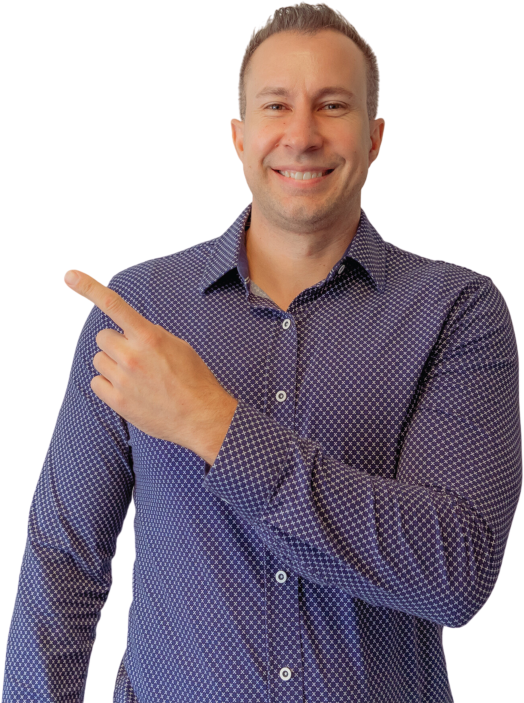
#> input picture skills/farming-postcard/templates/jumbo-11x6/photo_point.png, 1048 x 1406 px (shown at 1/2 size); its folder holds only this picture in this run
$ python -i textfx.py   (imports and definitions only)
#> lines starting #> are read from the running program, lines starting #| are printed output that depends on the picture
#> further down, picture is the input picture: PIL image 1048x1406 RGBA; mean R, G, B, A 66.3, 55, 65.6, 159.1
import sys, os, math, subprocess
sys.path.insert(0, '/sessions/dazzling-upbeat-gauss/mnt/.claude/skills/carousel-builder/scripts')
import carousel_lib as lib
from PIL import Image, ImageDraw, ImageFilter
FPS = 25
W, H = 1080, 1920

def add_shadow(img, blur=10, alpha=200, grow=2):
    """Soft blurred black silhouette under the element (carousel place_logo technique)."""
#> called with blur = 10, alpha = 200, grow = 2
    a = img.getchannel('A')
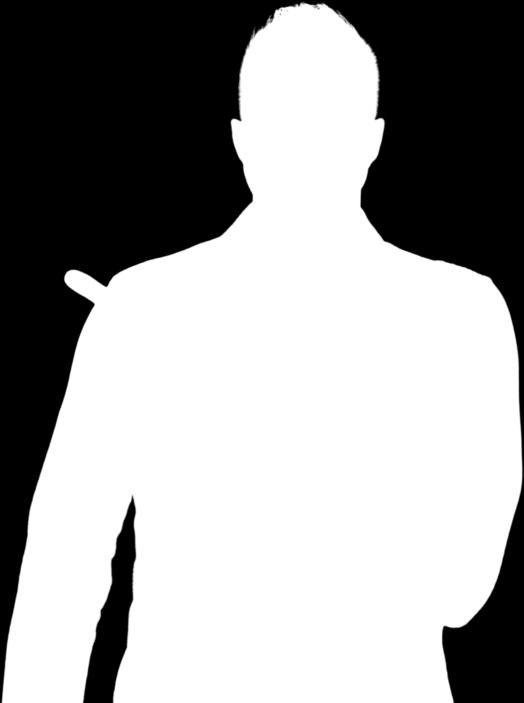
#> a: PIL image 1048x1406 L (shown at 1/2 size); min 0, max 255, mean 159.1
    sil = Image.new('RGBA', img.size, (0,0,0,0))
#> sil: PIL image 1048x1406 RGBA; every value is 0
    black = Image.new('RGBA', img.size, (0,0,0,alpha))
    sil.paste(black, (0,0), a)
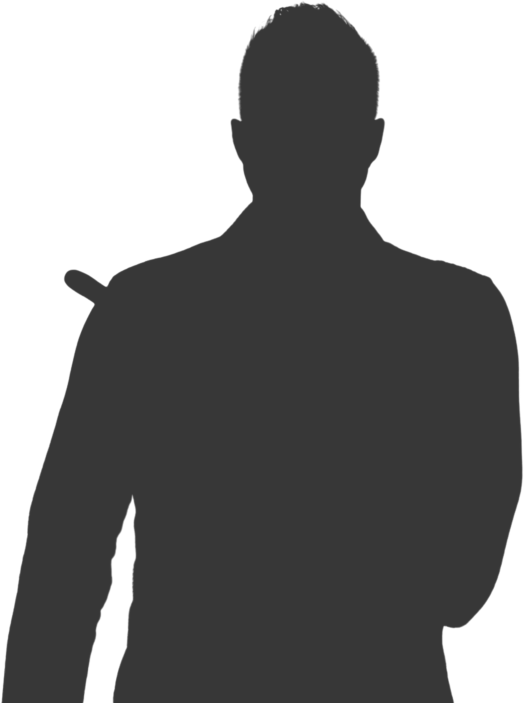
#> sil: PIL image 1048x1406 RGBA (shown at 1/2 size); mean R, G, B, A 0, 0, 0, 124.8; transparent parts drawn white
    for _ in range(grow):
        sil = sil.filter(ImageFilter.MaxFilter(5))
#> this loop made 2 passes
#> pass 2, in add_shadow, `sil = sil.filter(ImageFilter.MaxFilter(5))`:
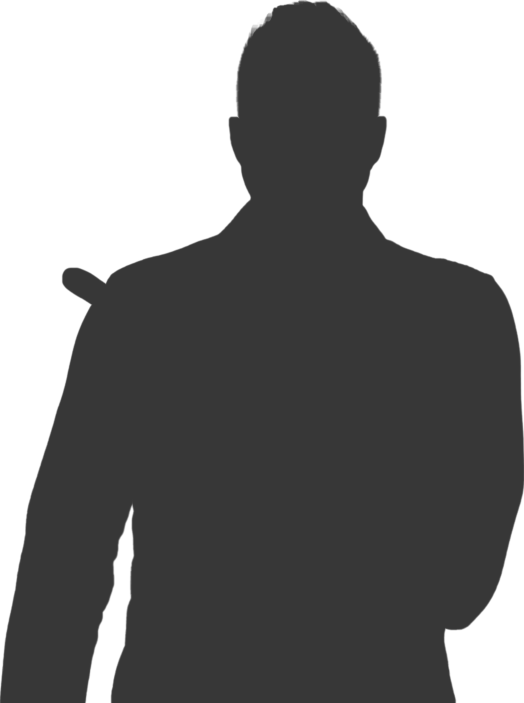
#> sil: PIL image 1048x1406 RGBA (shown at 1/2 size); mean R, G, B, A 0, 0, 0, 127.8; transparent parts drawn white
    sil = sil.filter(ImageFilter.GaussianBlur(blur))
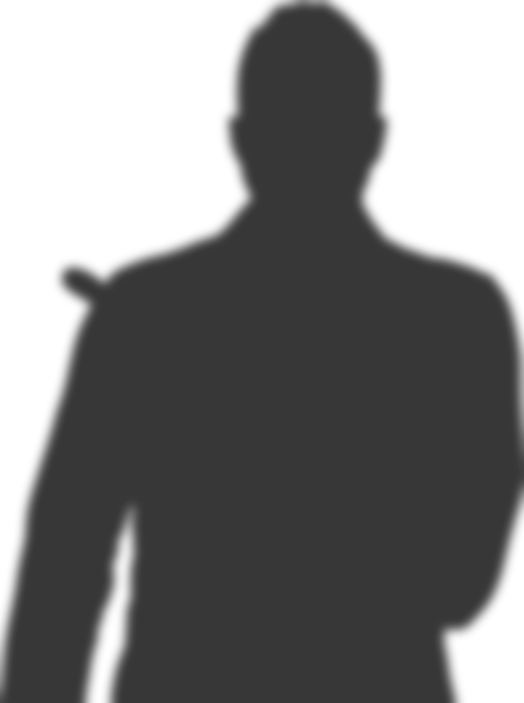
#> sil: PIL image 1048x1406 RGBA (shown at 1/2 size); mean R, G, B, A 0, 0, 0, 127.7; transparent parts drawn white
    out = Image.new('RGBA', img.size, (0,0,0,0))
    out.alpha_composite(sil)
    out.alpha_composite(sil)
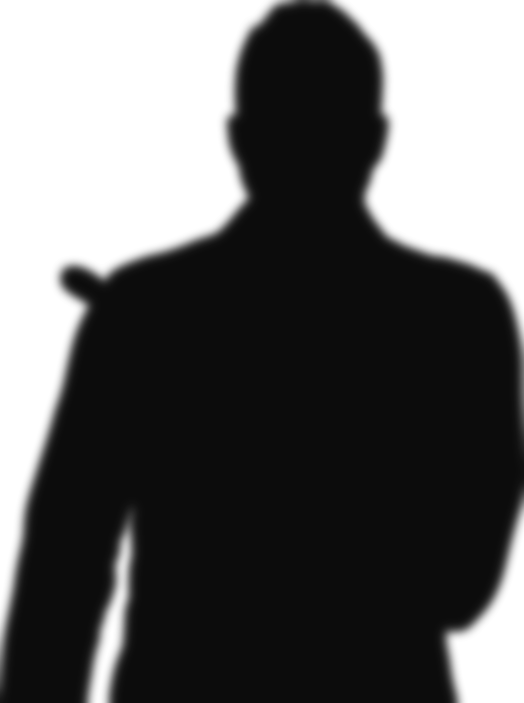
#> out: PIL image 1048x1406 RGBA (shown at 1/2 size); mean R, G, B, A 0, 0, 0, 157.6; transparent parts drawn white
    out.alpha_composite(img)
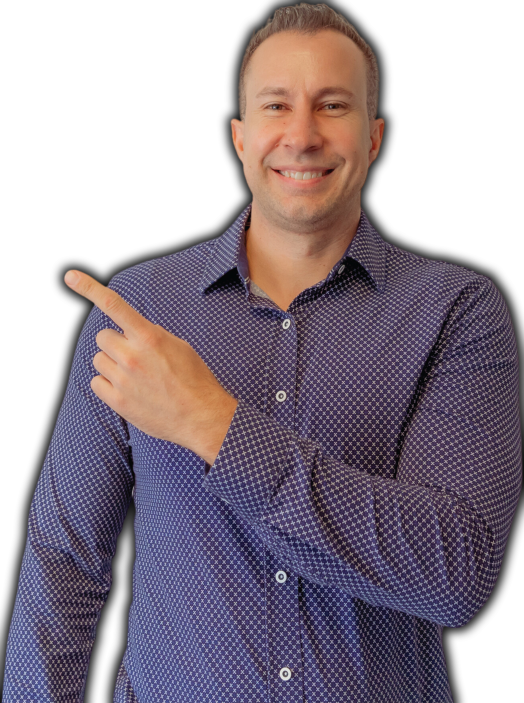
#> out: PIL image 1048x1406 RGBA (shown at 1/2 size); mean R, G, B, A 65.2, 54.1, 64.6, 165.8; transparent parts drawn white
    return out

# [14 lines left out: function add_panel, not called in this run]

def ease_out_back(t, s=1.9):
    t -= 1; return t*t*((s+1)*t+s)+1
def ease_out(t): return 1-(1-t)**3

# [35 lines left out: functions render_pop, save_seq, not called in this run]

def pad_box(w,h,pad=80): return Image.new('RGBA',(w+pad*2,h+pad*2),(0,0,0,0)), pad

# ---------- element builders (carousel v3 impact style) ----------
# [89 lines left out: functions el_gradient_headline, el_banner, el_two_tone, el_cta, el_endcard, not called in this run]

>>> from PIL import Image
>>> picture = Image.open('../../farming-postcard/templates/jumbo-11x6/photo_point.png')
>>> result = add_shadow(picture)
